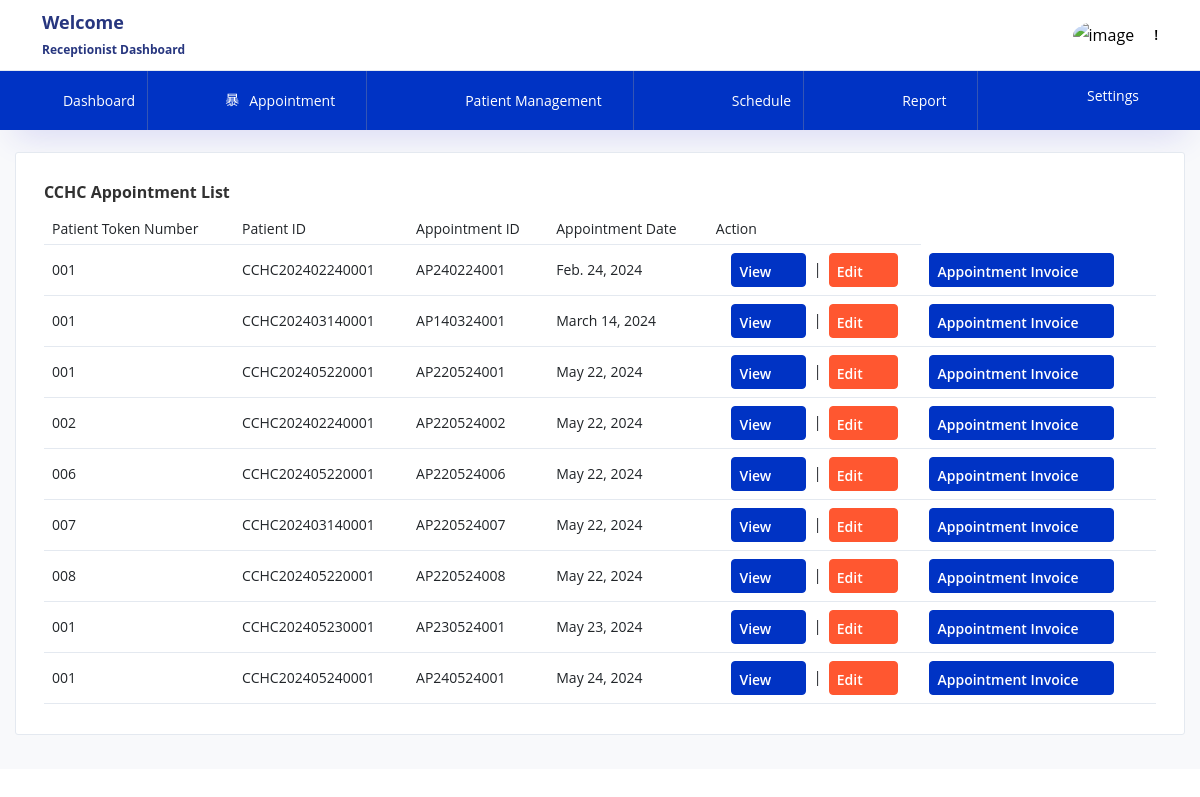
Page /receptionist/receptionist_appointmentList on the committed database.
### patient/models.py (models this page shows, shortened)
class Visit(models.Model):
    appointment_id = models.CharField(max_length=12, unique=True,primary_key=True)
    patient_id = models.ForeignKey('PatientPrimaryData', on_delete=models.CASCADE)
    visit_date = models.DateField()
    doctor_name = models.CharField(max_length=50)
    patient_type = models.CharField(max_length=20)
    doctor_fee = models.DecimalField(max_digits=10, decimal_places=2)
    gst = models.DecimalField(max_digits=10, decimal_places=2)
    discount = models.DecimalField(max_digits=10, decimal_places=2)
    subtotal = models.DecimalField(max_digits=10, decimal_places=2)
    total_amount = models.DecimalField(max_digits=10, decimal_places=2)
    today_date = models.DateField(auto_now_add=True)
    patient_token = models.CharField(max_length=6)

class PatientPrimaryData(models.Model):
    patient_id = models.CharField(max_length=16, unique=True)
    patient_name = models.CharField(max_length=100)
    patient_age = models.PositiveIntegerField()
    patient_dob = models.DateField()
    patient_gender = models.CharField(max_length=10)
    mobile_number = models.CharField(max_length=17)
    guardian_name = models.CharField(max_length=100)
    relationship = models.CharField(max_length=100)
    registration_date = models.DateField(default=timezone.now)
    state = models.CharField(max_length=100)
    district = models.CharField(max_length=100)
    address=models.TextField(max_length=250, default='')
    def __str__(self):
        return self.patient_id

### receptionist/views.py (the view)
# urls.py: path('receptionist_appointmentList',views.receptionist_appointmentList,name="receptionist_appointmentList"),
def receptionist_appointmentList(request):
    apd=Visit.objects.all()
    return render(request,'receptionist_appointmentList.html',{'apd':apd})

### templates/receptionist_appointmentList.html (shortened to what this page needs)
{% extends 'receptionist_base.html' %}
{% load static %}
{% block body %}
<div class="col-lg-12 stretch-card">
  <div class="card">
    <div class="card-body">
      <h4 class="card-title">CCHC Appointment List</h4>
      <div class="row">
        <div class="col-12">
          <div class="table-responsive">
            <table id="order-listing" class="table">
              <thead>
                <tr>
                  <th>Patient Token Number</th>
                  <th>Patient ID</th>
                  <th>Appointment ID</th>
                  <th>Appointment Date</th>
                  <th>Action</th>
                </tr>
              </thead>
              <tbody>
                {% for x in apd %}
                <tr>
                  <td>{{ x.patient_token }}</td>
                  <td>{{ x.patient_id }}</td>
                  <td>{{ x.appointment_id }}</td>
                  <td>{{ x.visit_date }}</td>
                  <td style="text-align:center;">
                    <a href="/receptionist/receptionist_patient_View_Edit/{{ x.patient_id }}/"
                       type="button" class="btn btn-primary btn-icon-text btn-sm">
                      View <i class="mdi mdi-file-check btn-icon-append"></i>
                    </a>
                    &nbsp;|&nbsp;
                    <a href="#"
                       onclick="openAppointmentWindow('{{ x.appointment_id }}'); return false;"
                       type="button" class="btn btn-warning btn-icon-text btn-sm">
                      Edit <i class="mdi mdi-file-check btn-icon-append"></i>
                    </a>
                  </td>
                  <td>
                    <a href="#"
                       onclick="openAppointmentWindow('{{ x.appointment_id }}'); return false;"
                       type="button" class="btn btn-primary btn-icon-text btn-sm"
                       target="_parent" rel="noopener noreferrer">
                      Appointment Invoice <i class="mdi mdi-file-check btn-icon-append"></i>
                    </a>
                  </td>
                </tr>
                {% endfor %}
              </tbody>
            </table>
          </div>
        </div>
      </div>
    </div>
  </div>
</div>
{% endblock %}

### rows in the picture
Visit: patient_token "001", patient_id "CCHC202402240001", appointment_id "AP240224001", visit_date "Feb. 24, 2024"
Visit: patient_token "001", patient_id "CCHC202403140001", appointment_id "AP140324001", visit_date "March 14, 2024"
Visit: patient_token "001", patient_id "CCHC202405220001", appointment_id "AP220524001", visit_date "May 22, 2024"
Visit: patient_token "002", patient_id "CCHC202402240001", appointment_id "AP220524002", visit_date "May 22, 2024"
Visit: patient_token "006", patient_id "CCHC202405220001", appointment_id "AP220524006", visit_date "May 22, 2024"
Visit: patient_token "007", patient_id "CCHC202403140001", appointment_id "AP220524007", visit_date "May 22, 2024"
Visit: patient_token "008", patient_id "CCHC202405220001", appointment_id "AP220524008", visit_date "May 22, 2024"
Visit: patient_token "001", patient_id "CCHC202405230001", appointment_id "AP230524001", visit_date "May 23, 2024"
Visit: patient_token "001", patient_id "CCHC202405240001", appointment_id "AP240524001", visit_date "May 24, 2024"
